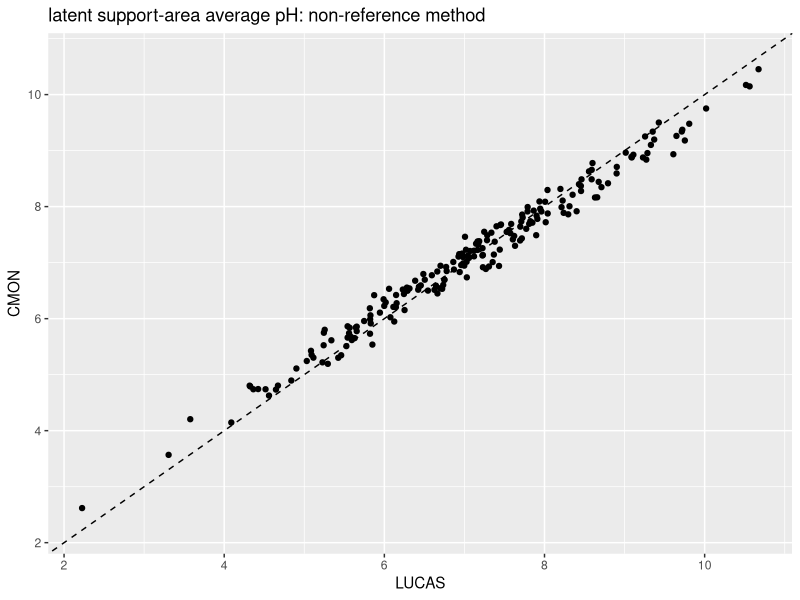
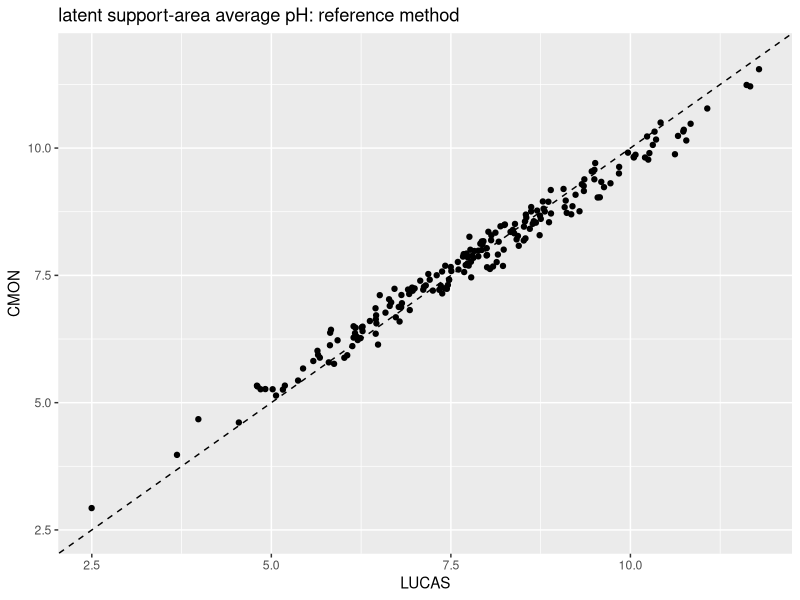
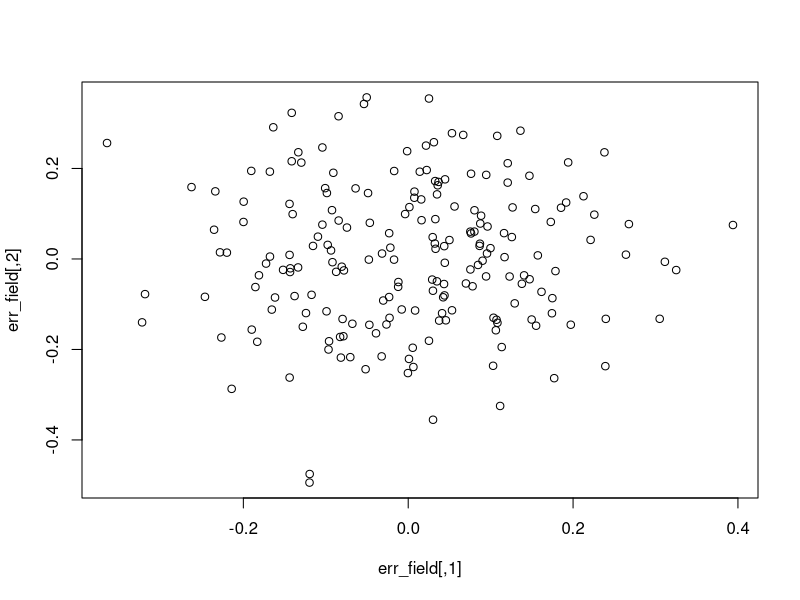
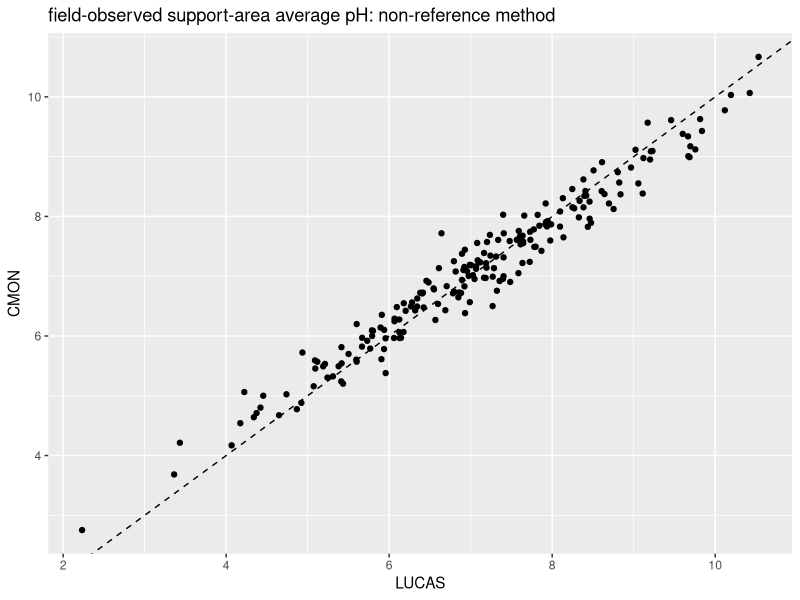
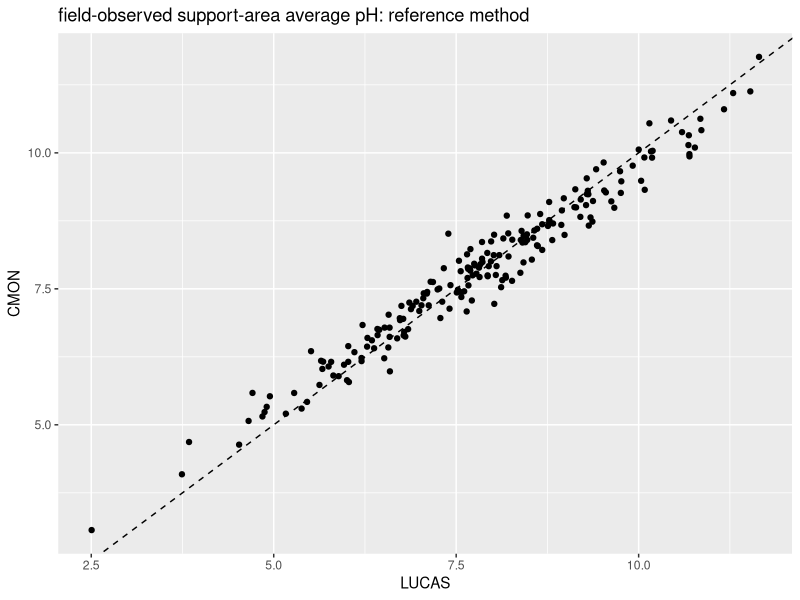
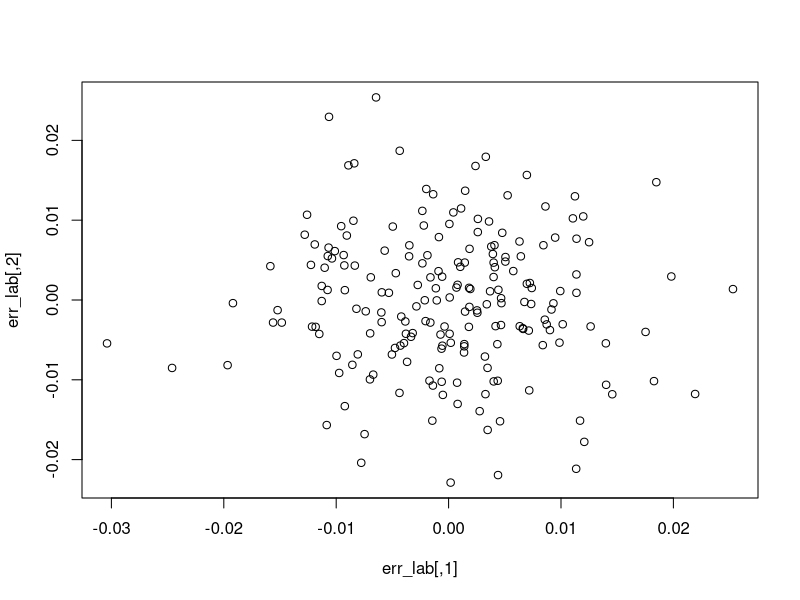
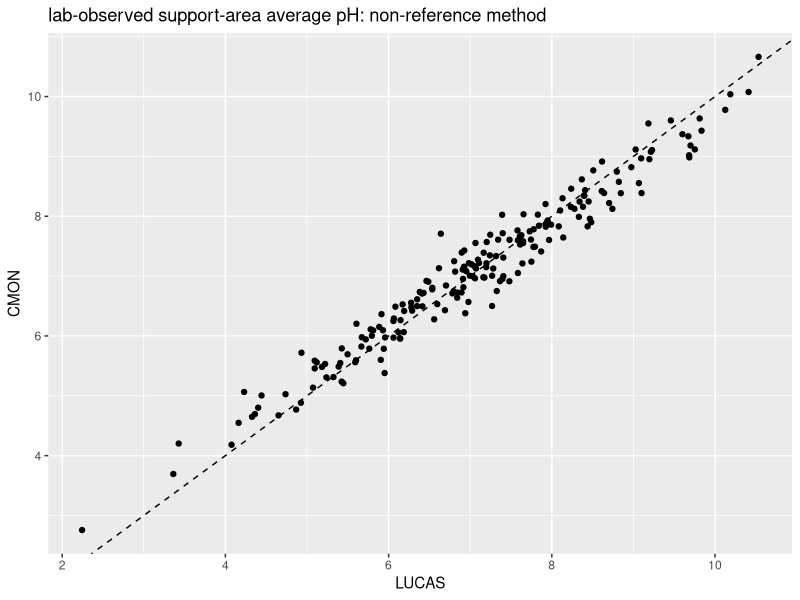
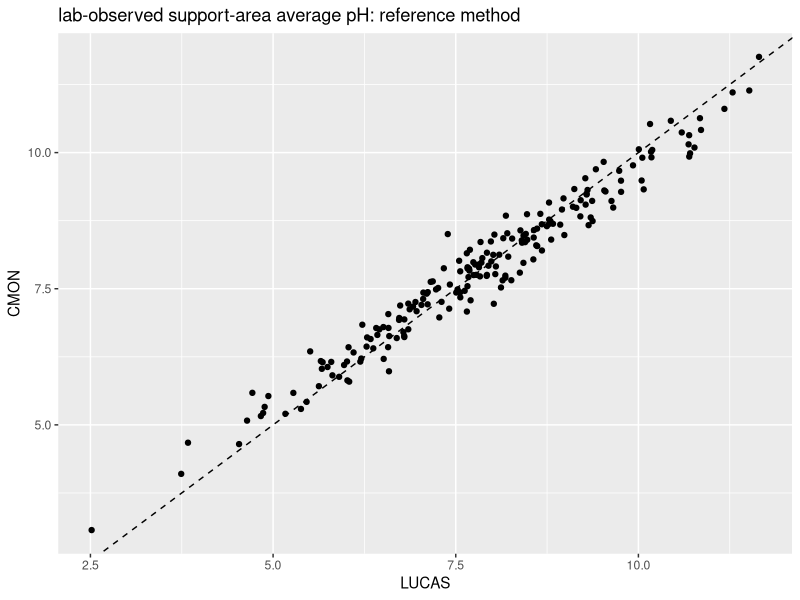

R code for these plots, in order:
## ---- chunk 1
library(tidyverse)
## ---- chunk 2
N <- 200
## ---- chunk 3
# assumptions
mu_x            <- 7
sigma2_pA       <- 2
sigma2_support1 <- 1.9
spatautocor     <- 0.1

# field protocols
a1 <- 4 * pi
a2 <- 100
n1 <- 5
n2 <- 16

# variance of support-average values (protocol 2)
R_a             <- (a1 / a2)^spatautocor
sigma2_support2 <- sigma2_support1 * R_a

# variance of within-support point values (Krige's relation)
sigma2_wpoint1 <- sigma2_pA - sigma2_support1
sigma2_wpoint2 <- sigma2_pA - sigma2_support2
  
# sampling variance from taking n sub-samples within the support:
sigma2_sampling1 <- sigma2_wpoint1 / n1
sigma2_sampling2 <- sigma2_wpoint2 / n2
## ---- chunk 4
# assumptions
corr_latent <- .99

# simulate latent support-average values for the non-reference method
# we simulate the non-reference method in both protocols
# in a later phase, we will ignore this method in 1 of the protocols
var_latent <- matrix(
    c(sigma2_support1,
      rep(sqrt(sigma2_support1 * sigma2_support2) * corr_latent, 2), 
      sigma2_support2),
    byrow = TRUE, nrow = 2
  )
latent_x <- MASS::mvrnorm(N, rep(mu_x, 2), var_latent) |> 
  as.data.frame()

ggplot(latent_x, aes(V1, V2)) +
  geom_point() +
  geom_abline(intercept = 0, slope = 1, lty = 2) +
  labs(x = "LUCAS", y = "CMON", 
       title = "latent support-area average pH: non-reference method") +
  xlim(min(latent_x), max(latent_x)) + ylim(min(latent_x), max(latent_x))
## ---- chunk 5
# assumptions
beta0 <- 0.05
beta1 <- 1.1

# TF from the non-reference method to the reference method with both protocols
latent_y <- beta0 + beta1 * latent_x

ggplot(latent_y, aes(V1, V2)) +
  geom_point() +
  geom_abline(intercept = 0, slope = 1, lty = 2) +
  labs(x = "LUCAS", y = "CMON", 
       title = "latent support-area average pH: reference method") +
  xlim(min(latent_y), max(latent_y)) + ylim(min(latent_y), max(latent_y))

# mixing method and protocol in outcome and predictor makes we cannot recover
# the regression coefficients
# and that's before adding measurement error
lm(latent_y$V1 ~ latent_x$V2)
## ---- chunk 6
# assumption
corr_mefield <- 0

# field sub-sampling error (approximating support mean with n sub-samples)
varme_field <- matrix(
  c(sigma2_sampling1, 
    rep(sqrt(sigma2_sampling1 * sigma2_sampling2) * corr_mefield, 2), 
    sigma2_sampling2),
  byrow = TRUE, nrow = 2
)

err_field <- MASS::mvrnorm(N, rep(0, 2), varme_field)
plot(err_field)

# obs_field_% is what we would observe if there was no lab measurement error
obs_field_x <- latent_x + err_field
obs_field_y <- latent_y + err_field


ggplot(obs_field_x, aes(V1, V2)) +
  geom_point() +
  geom_abline(intercept = 0, slope = 1, lty = 2) +
  labs(x = "LUCAS", y = "CMON", 
       title = "field-observed support-area average pH: non-reference method")
ggplot(obs_field_y, aes(V1, V2)) +
  geom_point() +
  geom_abline(intercept = 0, slope = 1, lty = 2) +
  labs(x = "LUCAS", y = "CMON", 
       title = "field-observed support-area average pH: reference method")
## ---- chunk 7
# assumptions
corr_melab            <- 0
ratio_labmex_fieldmex <- .05
ratio_labmey_labmex   <- 1
sd_lab_mex            <- ratio_labmex_fieldmex * sqrt(sigma2_sampling2)
sd_lab_mey            <- ratio_labmey_labmex * sd_lab_mex

varme_lab  <- matrix(
  c(sd_lab_mex^2, rep(sd_lab_mex * sd_lab_mey * corr_melab, 2), sd_lab_mey^2),
  byrow = TRUE, nrow = 2
)
err_lab   <- MASS::mvrnorm(N, rep(0, 2), varme_lab)
obs_lab_x <- obs_field_x + err_lab
obs_lab_y <- obs_field_y + err_lab


plot(err_lab)
ggplot(obs_lab_x, aes(V1, V2)) +
  geom_point() +
  geom_abline(intercept = 0, slope = 1, lty = 2) +
  labs(x = "LUCAS", y = "CMON", 
       title = "lab-observed support-area average pH: non-reference method")
ggplot(obs_lab_y, aes(V1, V2)) +
  geom_point() +
  geom_abline(intercept = 0, slope = 1, lty = 2) +
  labs(x = "LUCAS", y = "CMON", 
       title = "lab-observed support-area average pH: reference method")
## ---- chunk 8
latent <- data.frame(
  CMON_nonref = latent_x$V2, 
  LUCAS_ref   = latent_y$V1
)

observed <- data.frame(
  CMON_nonref = obs_lab_x$V2, 
  LUCAS_ref   = obs_lab_y$V1
)
 
ggplot(observed, aes(CMON_nonref, LUCAS_ref)) +
  geom_point() +
  geom_smooth(method = "lm") +
  geom_abline(intercept = 0, slope = 1, lty = 2) +
  labs(x = "CMON, non-reference method", y = "LUCAS, reference method", 
       title = "lab-observed support-area average pH")
## ---- chunk 9
mod <- lm(
  LUCAS_ref ~ 1 + CMON_nonref,
  data = observed
)
summary(mod)
confint(mod)
## ---- chunk 10
N_val        <- 1e4
latent_x_val <- MASS::mvrnorm(N_val, rep(mu_x, 2), var_latent) |> 
  as.data.frame()
latent_y_val    <- beta0 + beta1 * latent_x_val
err_field_val   <- MASS::mvrnorm(N_val, rep(0, 2), varme_field)
obs_field_x_val <- latent_x_val + err_field_val
obs_field_y_val <- latent_y_val + err_field_val
err_lab_val     <- MASS::mvrnorm(N_val, rep(0, 2), varme_lab)
obs_lab_x_val   <- obs_field_x_val + err_lab_val
obs_lab_y_val   <- obs_field_y_val + err_lab_val

observed_val <- data.frame(
  CMON_nonref = obs_lab_x_val$V2, 
  LUCAS_ref   = obs_lab_y_val$V1
)

predicted_val <- predict(
  mod, newdata = observed_val, interval = "prediction"
) |> as.data.frame()

# nominal coverage? yes
mean( between(observed_val$LUCAS_ref, predicted_val$lwr, predicted_val$upr) )
